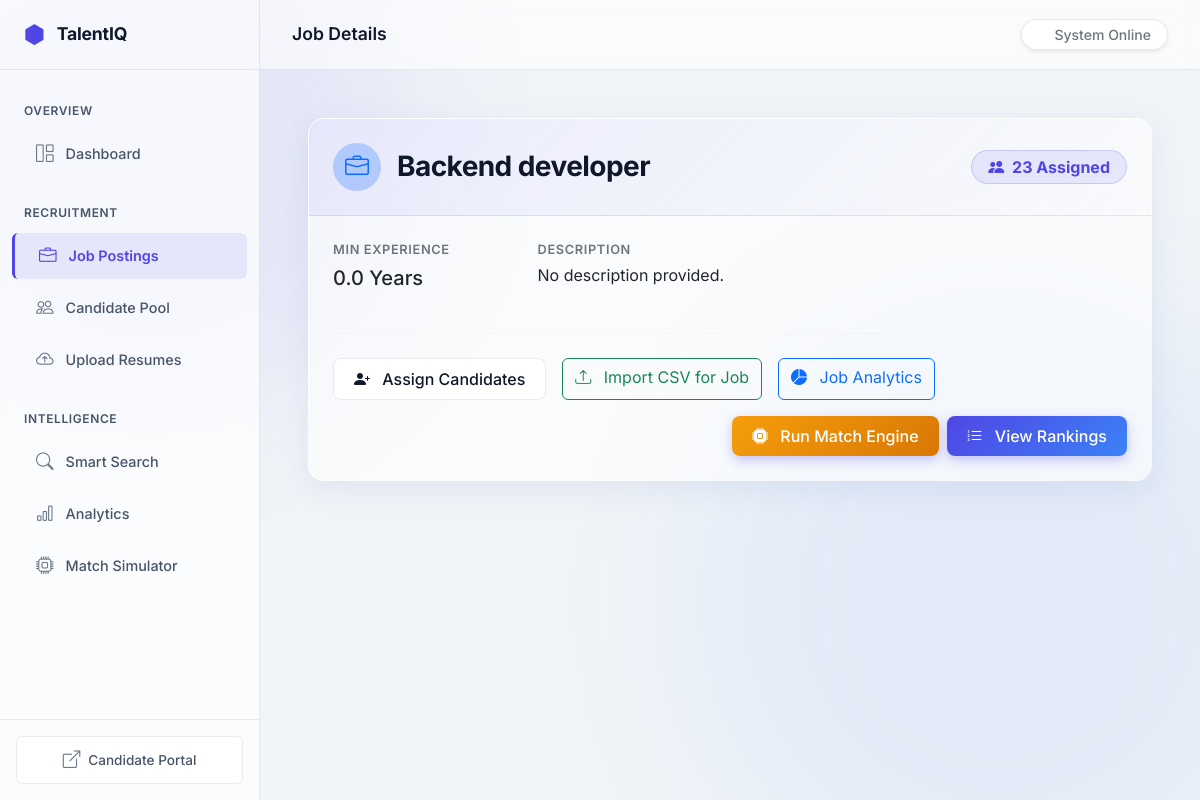
/hr/jobs/8/, run on the app's committed database.
### jobs/models.py (models this page shows)
class Job(models.Model):
    title = models.CharField(max_length=200)
    description = models.TextField()
    min_experience = models.FloatField(default=0)
    candidates = models.ManyToManyField('candidates.Candidate', related_name='applied_jobs', blank=True)
    created_at = models.DateTimeField(auto_now_add=True)

### jobs/views.py (the view)
# urls.py: path('jobs/<int:pk>/', JobDetailView.as_view(), name='detail'),
class JobDetailView(DetailView):
    model = Job
    template_name = 'hr/jobs/detail.html'
    context_object_name = 'job'

### templates/hr/jobs/detail.html
{% extends "hr/base.html" %}
{% block page_title %}Job Details{% endblock %}
{% block content %}
<div class="glass-card hover-elevate mb-4">
    <div class="card-header py-4 px-4 d-flex justify-content-between align-items-center" style="background: linear-gradient(135deg, rgba(99, 102, 241, 0.1), transparent);">
        <div class="d-flex align-items-center">
            <div class="rounded-circle bg-primary bg-opacity-25 d-flex align-items-center justify-content-center me-3" style="width: 48px; height: 48px;">
                <i class="bi bi-briefcase fs-4 text-primary"></i>
            </div>
            <h3 class="mb-0 fw-bold">{{ job.title }}</h3>
        </div>
        <span class="badge badge-soft-primary px-3 py-2 fs-6 rounded-pill"><i class="bi bi-people-fill me-1"></i> {{ job.candidates.count }} Assigned</span>
    </div>
    <div class="card-body p-4">
        <div class="row mb-4">
            <div class="col-md-3">
                <p class="text-secondary text-uppercase fw-semibold mb-1" style="font-size: 0.8rem; letter-spacing: 0.05em;">Min Experience</p>
                <p class="fs-5 text-dark fw-medium">{{ job.min_experience }} Years</p>
            </div>
            <div class="col-md-9">
                <p class="text-secondary text-uppercase fw-semibold mb-1" style="font-size: 0.8rem; letter-spacing: 0.05em;">Description</p>
                <p class="text-dark">{{ job.description|default:"No description provided." }}</p>
            </div>
        </div>
        <hr class="my-4" style="border-color: var(--border-color);">
        <div class="d-flex flex-wrap gap-3">
            <a href="{% url 'jobs:assign' job.pk %}" class="btn btn-outline-premium"><i class="bi bi-person-plus-fill me-2"></i> Assign Candidates</a>
            <a href="{% url 'jobs:bulk_upload' job.pk %}" class="btn btn-outline-success"><i class="bi bi-upload me-2"></i> Import CSV for Job</a>
            <a href="{% url 'analytics:job_dashboard' job.pk %}" class="btn btn-outline-primary"><i class="bi bi-pie-chart-fill me-2"></i> Job Analytics</a>
            <div class="ms-auto d-flex gap-2">
                <a href="{% url 'matching:run' job.pk %}" class="btn btn-premium" style="background: linear-gradient(135deg, var(--color-warning), #d97706);"><i class="bi bi-cpu-fill me-2"></i> Run Match Engine</a>
                <a href="{% url 'matching:results' job.pk %}" class="btn btn-premium"><i class="bi bi-list-ol me-2"></i> View Rankings</a>
            </div>
        </div>
    </div>
</div>
{% endblock %}

### templates/hr/base.html (style rules this page uses)
:root { --bg-main: #f0f4f8; --bg-surface: rgba(255, 255, 255, 0.7); --bg-elevated: rgba(255, 255, 255, 0.9); --border-color: rgba(0, 0, 0, 0.08); --color-primary: #4f46e5; --color-secondary: #3b82f6; --color-success: #10b981; --color-warning: #f59e0b; --color-danger: #ef4444; --text-primary: #0f172a; --text-secondary: #475569; --sidebar-width: 260px; --transition-base: all 0.25s cubic-bezier(0.4, 0, 0.2, 1); }
body { font-family: 'Inter', sans-serif; background-color: var(--bg-main); color: var(--text-primary); overflow-x: hidden; -webkit-font-smoothing: antialiased; position: relative; }
body::before, body::after { content: ""; position: fixed; border-radius: 50%; filter: blur(80px); z-index: -1; opacity: 0.5; }
body::before { top: -100px; left: -100px; width: 500px; height: 500px; background: rgba(99, 102, 241, 0.2); }
body::after { bottom: -100px; right: -100px; width: 600px; height: 600px; background: rgba(59, 130, 246, 0.15); }
h1, h2, h3, h4, h5, h6 { font-weight: 600; letter-spacing: -0.02em; }
a { text-decoration: none; transition: var(--transition-base); }
.glass-card { background: rgba(255, 255, 255, 0.6); backdrop-filter: blur(20px) saturate(150%); -webkit-backdrop-filter: blur(20px) saturate(150%); border: 1px solid rgba(255, 255, 255, 0.3); border-top: 1px solid rgba(255, 255, 255, 0.8); border-left: 1px solid rgba(255, 255, 255, 0.8); border-radius: 16px; box-shadow: 0 8px 32px 0 rgba(31, 38, 135, 0.07); transition: var(--transition-base); overflow: hidden; }
.glass-card .card-header { background: transparent; border-bottom: 1px solid var(--border-color); padding: 1.25rem 1.5rem; font-weight: 600; }
.glass-card .card-body { padding: 1.5rem; }
.btn-premium { background: linear-gradient(135deg, var(--color-primary), var(--color-secondary)); color: white; border: none; border-radius: 8px; font-weight: 500; padding: 0.5rem 1.25rem; box-shadow: 0 4px 12px rgba(79, 70, 229, 0.3); transition: var(--transition-base); }
.btn-outline-premium { background: var(--bg-elevated); color: var(--text-primary); border: 1px solid var(--border-color); border-radius: 8px; font-weight: 500; padding: 0.5rem 1.25rem; transition: var(--transition-base); }
.badge-soft-primary { background: rgba(79, 70, 229, 0.1); color: var(--color-primary); border: 1px solid rgba(79, 70, 229, 0.2); }

### data on the page
Job: title "Backend developer", candidates.count "23", min_experience "0.0", description "No description provided."
